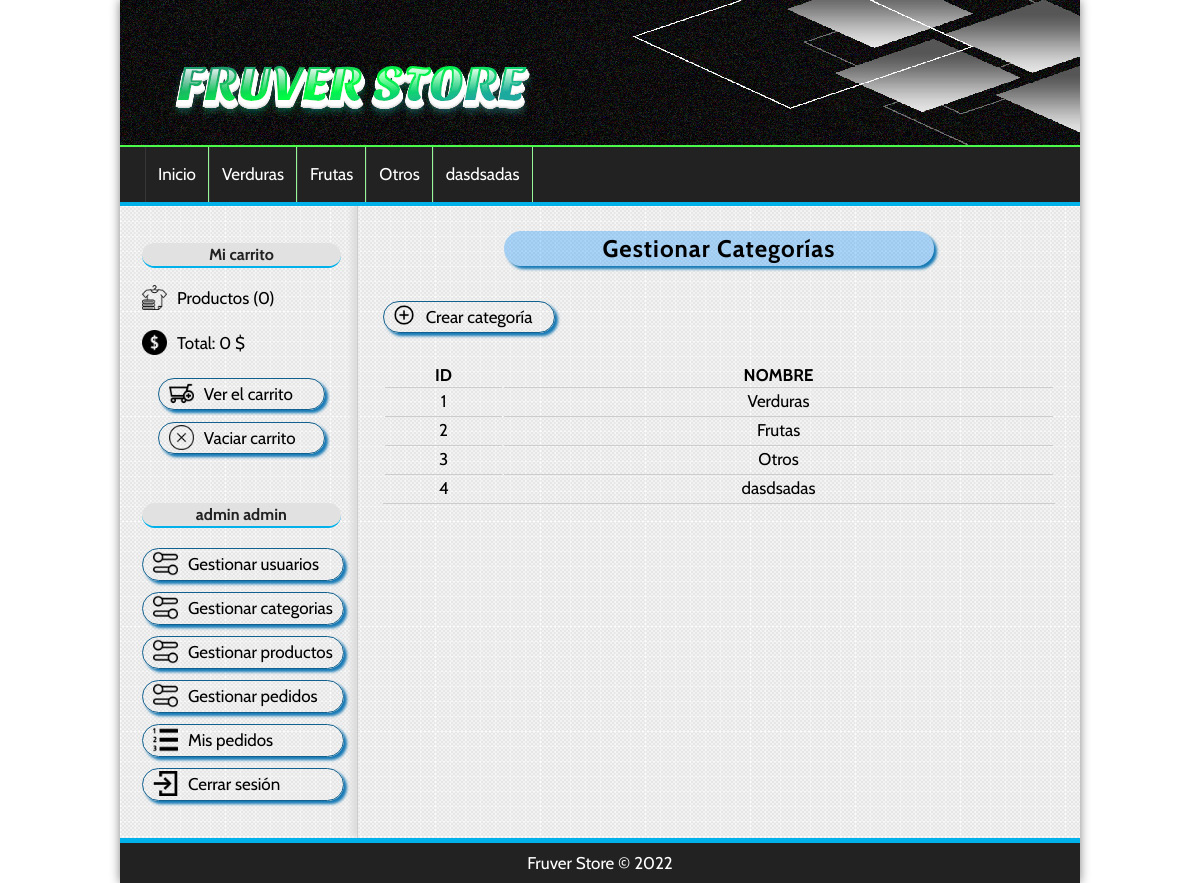
Page /categoria/index (signed in) on the committed database.
### tables this page shows
CREATE TABLE IF NOT EXISTS `categorias` (
  `id` int(255) NOT NULL AUTO_INCREMENT,
  `nombre` varchar(100) NOT NULL,
  PRIMARY KEY (`id`)
);

### config/db.php (called while the page is built)
<?php
class Database{
    public static function connect(){
        $db = new mysqli('localhost', 'root', '', 'fruver_store');
        $db->query("SET NAMES 'utf8'");
        return $db;
    }
}
?>

### helpers/utils.php (called while the page is built, shortened)
<?php
class Utils{
    public static function showCategorias(){
        require_once 'models/categoria.php';
        $categoria = new Categoria();
        $categorias = $categoria->getAll();
        return $categorias;
    }
}
?>

### models/categoria.php (called while the page is built, shortened)
<?php
class Categoria{
    private $db;
    public function __construct(){
        $this->db = Database::connect();
    }
    public function getAll(){
        $sql = "SELECT * FROM categorias ORDER BY id ASC;";
        $categorias = $this->db->query($sql);
        return $categorias;
    }
}
?>

### controllers/CategoriaController.php (called while the page is built, shortened)
<?php
require_once 'models/categoria.php';
class categoriaController{
    public function index(){
        $categoria = new Categoria();
        $categorias = $categoria->getAll();
        require_once 'views/categoria/index.php';
    }
}
?>

### views/categoria/index.php (the view)
<div class="tittle">
    <h1>Gestionar Categorías</h1>
</div>
<a href="<?=base_url?>categoria/crear">
    <div class="button button_small">
        <div class="icons_category">
            <img src="<?=base_url?>assets/img/boton-agregar.png" alt="Crear categoria">
        </div>
        Crear categoría
    </div>
</a>
<table>
        <tr>
            <th>ID</th>
            <th>NOMBRE</th>
        </tr>
    <?php while($categoria = $categorias->fetch_object()): ?>
        <tr>
            <td><?=$categoria->id;?></td>
            <td><?=$categoria->nombre;?></td>
        </tr>
    <?php endwhile; ?>
</table>

### views/layout/header.php (shortened to what this page needs)
<!DOCTYPE html>
<html lang="es">
    <head>
        <link rel="stylesheet" href="<?=base_url?>assets\css\styles.css">
    </head>
    <body>
        <div id="container">
            <header id="header">
                <div id="logo">
                    <a href="<?=base_url?>">
                        <img src="<?=base_url?>uploads/images/FRUVER_STORE.svg" alt="Logo Tienda">
                    </a>
                </div>
            </header>
            <?php $categorias = Utils::showCategorias(); ?>
            <nav id="menu">
                <ul>
                    <li>
                        <a href="<?=base_url?>">
                            Inicio
                        </a>
                    </li>
                    <?php while($categoria = $categorias->fetch_object()): ?>
                        <li>
                            <a href="<?=base_url?>categoria/ver&id=<?=$categoria->id?>">
                                <?=$categoria->nombre?>
                            </a>
                    </li>
                    <?php endwhile; ?>
                </ul>
            </nav>
            <div id="content">

### assets/css/styles.css (style rules this page uses)
* { padding: 0px; margin: 0px; font-family: 'Cabin', sans-serif; font-size: 17px; }
body { background: url(../img/Fondo1.jpg); }
a { color: black; }
table { text-align: center; width: 100%; border-bottom: 1px solid #ccc; }
td { border-top: 1px solid #ccc; padding: 3px; }
tr { padding: 10px; }
#container { width: 80%; margin: 0px auto; box-shadow: 0px 0px 10px gray; background: white; }
#header { height: 145px; background: url(../img/fondonegro.png); }
#logo { padding: 3px; margin-left: -170px; float: left; }
#logo a { float: left; font-size: 40px; letter-spacing: 4px; font-family: 'Cabin', sans-serif; text-transform: uppercase; color: #01b1EA; font-weight: bold; text-decoration: none; margin-top: 30px; margin-left: 150px; text-shadow: 0px 2px 1px #222222; transition: all 300ms; }
#menu { clear:both; max-width: 1011px; background: #222; color: white; height: 55px; border-top: 2px solid #4bfa4b; border-bottom: 4px solid #01b1EA; }
#menu ul { list-style: none; text-decoration: none; margin: 0px auto; margin-left: 25px; }
#menu ul li { line-height: 55px; float: left; border-right: 1px solid #96f596; }
#menu a { display: block; color: white; text-decoration: none; padding-left: 12px; padding-right: 12px; transition: all 400ms; }
#menu a:first-child { border-left: 1px solid #363636; }
#content { margin: 0px auto; overflow: hidden; background: url(../img/back.png); }
.icons_category img { display: block; width: 23px; float: left; margin-top: -50px; }
input[type="button"], input[type="submit"], .button { display: block; border-radius: 20px; background-color:rgba(0, 25, 252, 0.836); width: 100px; margin-left: auto; margin-right: auto; padding: 5px; padding-left: 10px; padding-right: 10px; color: white; border: 1px solid #11608e; cursor: pointer; }
.button { background-color:rgba(255, 255, 255, 0); box-shadow: 3px 3px 3px #1579b5; color: black !important; text-decoration: none; border-radius: 20px; }
.button_small { float: left; width: 150px; text-align: center; margin-bottom: 30px; }
.button_small img { margin: -2px auto; width: 20px; }
#central h1 { font-size: 24px; font-weight: bold; margin-left: auto; margin-right: auto; width: 401px; letter-spacing: 1px; text-align: center; margin-bottom: 35px; padding: 3px; }
.tittle { background-color:rgba(0, 140, 255, 0.308); width: 430px; margin-left: auto; margin-right: auto; border-radius: 20px; text-decoration: none; box-shadow: 3px 3px 3px #1579b5; }

### rows in the picture
categorias: nombre "Verduras", id "1"
categorias: nombre "Frutas", id "2"
categorias: nombre "Otros", id "3"
categorias: nombre "dasdsadas", id "4"

### other values in the picture
$stats['count'] "0"
$price "0"
$_SESSION['identity']->nombre "admin"
$_SESSION['identity']->apellidos "admin"
